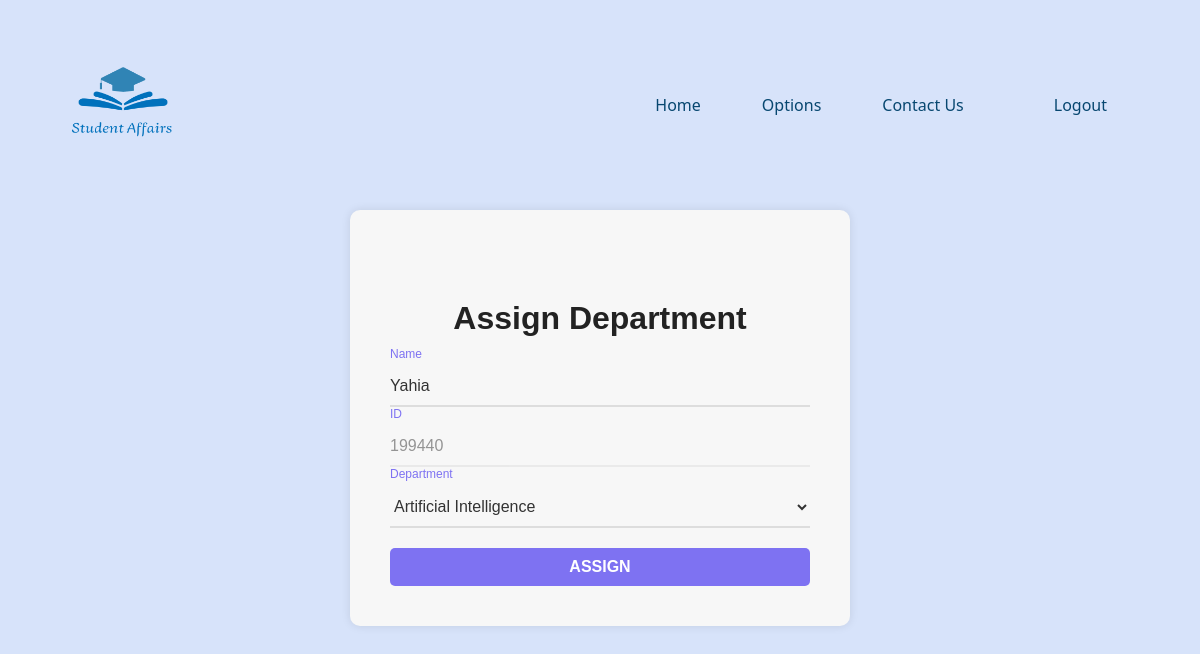
/Assign/199440/, run on the app's committed database.
### app/models.py (models this page shows, shortened)
class Student(models.Model):
    name = models.CharField(max_length=50)
    id = models.CharField(max_length=10, primary_key=True, unique=True)
    level = models.IntegerField()
    status = models.CharField(max_length=10)
    date = models.DateField()
    gpa = models.FloatField()
    gender = models.CharField(max_length=10)
    department = models.CharField(max_length=20)
    email = models.CharField(max_length=100)
    phone = models.CharField(max_length=10)

### app/views.py (the view, shortened to what this page needs)
# urls.py: path('Assign/<int:student_id>/', views.department, name='department'),
def department(request, student_id):
    try:
        student = Student.objects.get(id=student_id)
    except Student.DoesNotExist:
        return redirect('notfound')
    return render(request, 'pages/Department.html', {'student': student})

### templates/pages/Department.html (shortened to what this page needs)
{% extends 'base.html'%}
{% load static %}
{% block CSS%}
<link rel="stylesheet" href="{% static 'style/style.css' %}">
{% endblock%}
{% block content%}
<div class="container">
    <form action="{% url 'department' student.id %}" method="POST" class="form">
        <h1 class="mainTitle">Assign Department</h1>
        <div class="add_new">
            <input type="text" class="input" id="name" name="name" value="{{ student.name }}">
            <label class="label">Name</label>
        </div>
        <div class="add_new">
            <input disabled type="text" class="input" id="id" name="id" value="{{ student.id }}">
            <label class="label">ID</label>
        </div>
        <div class="add_new">
            <select name="de" class="input" id="de" name = "de">
                <option value="AI" {% if student.department == 'AI' %}selected{% endif %}>Artificial Intelligence</option>
            </select>
            <label class="label">Department</label>
        </div>
        <button type="submit" class="submit" id="save-btn">Assign</button>
    </form>
</div>
{% endblock %}

### app/static/style/style.css (style rules this page uses)
body { background-color: #d7e3fa; background-attachment: fixed; height: 100vh; font-family: system-ui; background-position: 100% 100%; }
.mainTitle { text-align: center; }
.container { max-width: 500px; margin: 0 auto; }
.form { background-color: #f7f7f7; padding: 40px; border-radius: 10px; box-shadow: 0px 0px 10px rgba(0, 0, 0, 0.1); font-family: Arial, sans-serif; }
.mainTitle { text-align: center; margin-bottom: 30px; color: #222; font-weight: bold; font-size: 24px; }
.add_new { margin-bottom: 20px; position: relative; }
.input { width: 100%; padding: 10px 0; border: none; border-bottom: 2px solid #ddd; font-size: 16px; color: #333; background-color: transparent; transition: border-color 0.3s ease; }
.label { position: absolute; top: 10px; left: 0; color: #666; font-size: 16px; pointer-events: none; transition: all 0.3s ease; }
.input:focus ~ .label, .input:not(:placeholder-shown) ~ .label { top: -20px; font-size: 12px; color: #7e72f2; }
.submit { display: block; width: 100%; padding: 10px; border: none; background-color: #7e72f2; color: #fff; font-size: 16px; font-weight: bold; text-transform: uppercase; border-radius: 5px; margin-top: 20px; cursor: pointer; transition: background-color 0.3s ease; }
*:disabled { opacity: 0.5; cursor: not-allowed; }
.mainTitle { font-size: 32px; margin-top: 50px; }

### data on the page
Student: name "Yahia", id "199440", de "Artificial Intelligence"
